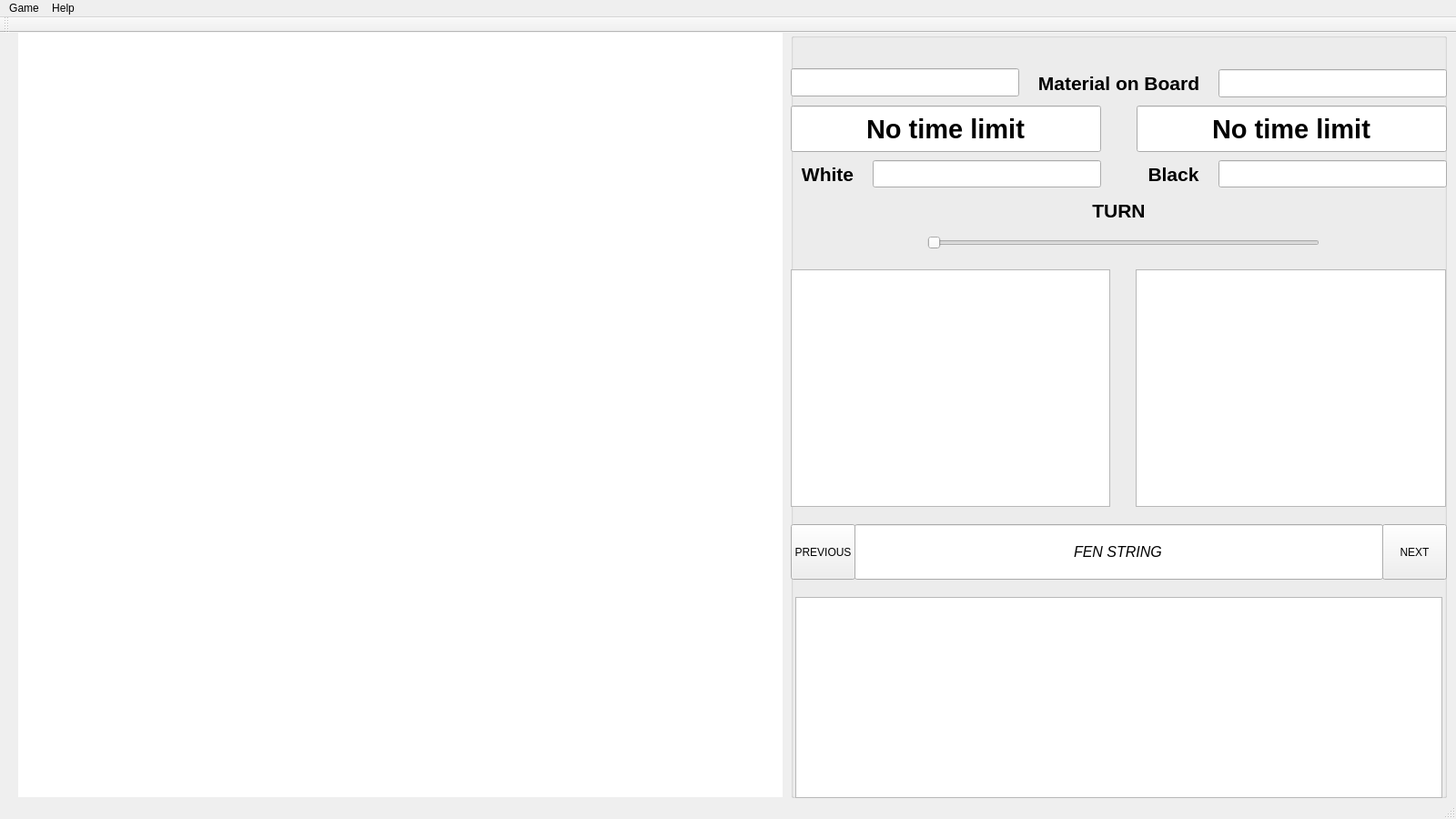
<?xml version="1.0" encoding="UTF-8"?>
<ui version="4.0">
 <class>MainWindow</class>
 <widget class="QMainWindow" name="MainWindow">
  <property name="geometry">
   <rect>
    <x>0</x>
    <y>0</y>
    <width>1600</width>
    <height>900</height>
   </rect>
  </property>
  <property name="sizePolicy">
   <sizepolicy hsizetype="Maximum" vsizetype="Minimum">
    <horstretch>0</horstretch>
    <verstretch>0</verstretch>
   </sizepolicy>
  </property>
  <property name="windowTitle">
   <string>Stocky Chess</string>
  </property>
  <property name="windowIcon">
   <iconset>
    <normaloff>../../../../.designer/backup/resources/chess_board.png</normaloff>../../../../.designer/backup/resources/chess_board.png</iconset>
  </property>
  <widget class="QWidget" name="centralwidget">
   <widget class="QGroupBox" name="controlPanel">
    <property name="geometry">
     <rect>
      <x>869</x>
      <y>0</y>
      <width>721</width>
      <height>841</height>
     </rect>
    </property>
    <property name="title">
     <string/>
    </property>
    <widget class="QLineEdit" name="whiteTime">
     <property name="geometry">
      <rect>
       <x>0</x>
       <y>80</y>
       <width>341</width>
       <height>51</height>
      </rect>
     </property>
     <property name="font">
      <font>
       <pointsize>22</pointsize>
       <bold>true</bold>
      </font>
     </property>
     <property name="text">
      <string>No time limit</string>
     </property>
     <property name="alignment">
      <set>Qt::AlignCenter</set>
     </property>
     <property name="readOnly">
      <bool>true</bool>
     </property>
    </widget>
    <widget class="QLineEdit" name="blackTime">
     <property name="geometry">
      <rect>
       <x>380</x>
       <y>80</y>
       <width>341</width>
       <height>51</height>
      </rect>
     </property>
     <property name="font">
      <font>
       <pointsize>22</pointsize>
       <bold>true</bold>
      </font>
     </property>
     <property name="text">
      <string>No time limit</string>
     </property>
     <property name="alignment">
      <set>Qt::AlignCenter</set>
     </property>
     <property name="readOnly">
      <bool>true</bool>
     </property>
    </widget>
    <widget class="QTextBrowser" name="printConsole">
     <property name="geometry">
      <rect>
       <x>5</x>
       <y>620</y>
       <width>711</width>
       <height>221</height>
      </rect>
     </property>
    </widget>
    <widget class="QLabel" name="blackLabel">
     <property name="geometry">
      <rect>
       <x>380</x>
       <y>140</y>
       <width>81</width>
       <height>31</height>
      </rect>
     </property>
     <property name="font">
      <font>
       <pointsize>16</pointsize>
       <bold>true</bold>
      </font>
     </property>
     <property name="text">
      <string>Black</string>
     </property>
     <property name="alignment">
      <set>Qt::AlignCenter</set>
     </property>
    </widget>
    <widget class="QLabel" name="whiteLabel">
     <property name="geometry">
      <rect>
       <x>0</x>
       <y>140</y>
       <width>81</width>
       <height>31</height>
      </rect>
     </property>
     <property name="font">
      <font>
       <pointsize>16</pointsize>
       <bold>true</bold>
      </font>
     </property>
     <property name="text">
      <string>White</string>
     </property>
     <property name="alignment">
      <set>Qt::AlignCenter</set>
     </property>
    </widget>
    <widget class="QLabel" name="moveLabel">
     <property name="geometry">
      <rect>
       <x>320</x>
       <y>180</y>
       <width>81</width>
       <height>31</height>
      </rect>
     </property>
     <property name="font">
      <font>
       <pointsize>16</pointsize>
       <bold>true</bold>
      </font>
     </property>
     <property name="text">
      <string>TURN</string>
     </property>
     <property name="alignment">
      <set>Qt::AlignCenter</set>
     </property>
    </widget>
    <widget class="QTextBrowser" name="whiteDisplay">
     <property name="geometry">
      <rect>
       <x>0</x>
       <y>260</y>
       <width>351</width>
       <height>261</height>
      </rect>
     </property>
    </widget>
    <widget class="QTextBrowser" name="blackDisplay">
     <property name="geometry">
      <rect>
       <x>379</x>
       <y>260</y>
       <width>341</width>
       <height>261</height>
      </rect>
     </property>
    </widget>
    <widget class="QSlider" name="moveSlider">
     <property name="enabled">
      <bool>false</bool>
     </property>
     <property name="geometry">
      <rect>
       <x>150</x>
       <y>220</y>
       <width>431</width>
       <height>22</height>
      </rect>
     </property>
     <property name="maximum">
      <number>1</number>
     </property>
     <property name="value">
      <number>0</number>
     </property>
     <property name="tracking">
      <bool>true</bool>
     </property>
     <property name="orientation">
      <enum>Qt::Horizontal</enum>
     </property>
    </widget>
    <widget class="QPushButton" name="prevMove">
     <property name="geometry">
      <rect>
       <x>0</x>
       <y>540</y>
       <width>71</width>
       <height>61</height>
      </rect>
     </property>
     <property name="text">
      <string>PREVIOUS</string>
     </property>
    </widget>
    <widget class="QPushButton" name="nextMove">
     <property name="geometry">
      <rect>
       <x>650</x>
       <y>540</y>
       <width>71</width>
       <height>61</height>
      </rect>
     </property>
     <property name="text">
      <string>NEXT</string>
     </property>
    </widget>
    <widget class="QLineEdit" name="FENbar">
     <property name="geometry">
      <rect>
       <x>70</x>
       <y>540</y>
       <width>581</width>
       <height>61</height>
      </rect>
     </property>
     <property name="font">
      <font>
       <pointsize>12</pointsize>
       <italic>true</italic>
       <bold>false</bold>
      </font>
     </property>
     <property name="text">
      <string>FEN STRING</string>
     </property>
     <property name="alignment">
      <set>Qt::AlignCenter</set>
     </property>
     <property name="readOnly">
      <bool>true</bool>
     </property>
    </widget>
    <widget class="QLineEdit" name="whiteType">
     <property name="geometry">
      <rect>
       <x>90</x>
       <y>140</y>
       <width>251</width>
       <height>30</height>
      </rect>
     </property>
     <property name="font">
      <font>
       <pointsize>12</pointsize>
       <italic>true</italic>
       <bold>false</bold>
      </font>
     </property>
     <property name="alignment">
      <set>Qt::AlignCenter</set>
     </property>
    </widget>
    <widget class="QLineEdit" name="blackType">
     <property name="geometry">
      <rect>
       <x>470</x>
       <y>140</y>
       <width>251</width>
       <height>30</height>
      </rect>
     </property>
     <property name="font">
      <font>
       <pointsize>12</pointsize>
       <italic>true</italic>
       <bold>false</bold>
      </font>
     </property>
     <property name="alignment">
      <set>Qt::AlignCenter</set>
     </property>
    </widget>
    <widget class="QLabel" name="materialLabel">
     <property name="geometry">
      <rect>
       <x>260</x>
       <y>40</y>
       <width>201</width>
       <height>31</height>
      </rect>
     </property>
     <property name="font">
      <font>
       <pointsize>16</pointsize>
       <bold>true</bold>
      </font>
     </property>
     <property name="text">
      <string>Material on Board</string>
     </property>
     <property name="alignment">
      <set>Qt::AlignCenter</set>
     </property>
    </widget>
    <widget class="QLineEdit" name="materialWhite">
     <property name="geometry">
      <rect>
       <x>0</x>
       <y>39</y>
       <width>251</width>
       <height>31</height>
      </rect>
     </property>
     <property name="font">
      <font>
       <family>Monospac821 BT</family>
       <pointsize>13</pointsize>
       <italic>false</italic>
       <bold>false</bold>
      </font>
     </property>
     <property name="alignment">
      <set>Qt::AlignLeading|Qt::AlignLeft|Qt::AlignVCenter</set>
     </property>
    </widget>
    <widget class="QLineEdit" name="materialBlack">
     <property name="geometry">
      <rect>
       <x>470</x>
       <y>40</y>
       <width>251</width>
       <height>31</height>
      </rect>
     </property>
     <property name="font">
      <font>
       <family>Monospac821 BT</family>
       <pointsize>13</pointsize>
       <italic>false</italic>
       <bold>false</bold>
      </font>
     </property>
     <property name="alignment">
      <set>Qt::AlignRight|Qt::AlignTrailing|Qt::AlignVCenter</set>
     </property>
    </widget>
   </widget>
   <widget class="QGraphicsView" name="viewport">
    <property name="geometry">
     <rect>
      <x>20</x>
      <y>0</y>
      <width>840</width>
      <height>840</height>
     </rect>
    </property>
    <property name="styleSheet">
     <string notr="true"/>
    </property>
    <property name="frameShape">
     <enum>QFrame::Box</enum>
    </property>
    <property name="frameShadow">
     <enum>QFrame::Plain</enum>
    </property>
    <property name="lineWidth">
     <number>0</number>
    </property>
   </widget>
  </widget>
  <widget class="QStatusBar" name="statusbar"/>
  <widget class="QToolBar" name="toolBar">
   <property name="windowTitle">
    <string>toolBar</string>
   </property>
   <attribute name="toolBarArea">
    <enum>TopToolBarArea</enum>
   </attribute>
   <attribute name="toolBarBreak">
    <bool>false</bool>
   </attribute>
  </widget>
  <widget class="QMenuBar" name="menuBar">
   <property name="geometry">
    <rect>
     <x>0</x>
     <y>0</y>
     <width>1600</width>
     <height>22</height>
    </rect>
   </property>
   <widget class="QMenu" name="menuGame">
    <property name="title">
     <string>Game</string>
    </property>
    <widget class="QMenu" name="menuFlip_Board">
     <property name="title">
      <string>Flip Board</string>
     </property>
     <addaction name="actionWhite_Bottom"/>
     <addaction name="actionBlack_Bottom"/>
    </widget>
    <widget class="QMenu" name="menuWhite_Player">
     <property name="title">
      <string>White Player...</string>
     </property>
     <addaction name="separator"/>
     <addaction name="actionSetWhite_Human"/>
     <addaction name="actionSetWhite_Stockfish"/>
    </widget>
    <widget class="QMenu" name="menuBlack_Player">
     <property name="title">
      <string>Black Player...</string>
     </property>
     <addaction name="actionSetBlack_Human"/>
     <addaction name="actionSetBlack_Stockfish"/>
    </widget>
    <widget class="QMenu" name="menuTime_Control">
     <property name="title">
      <string>Time Control ...</string>
     </property>
     <addaction name="actionSetWhiteTimeControlMode"/>
     <addaction name="actionSetBlackTimeControlMode"/>
    </widget>
    <addaction name="separator"/>
    <addaction name="actionNew_Game"/>
    <addaction name="menuTime_Control"/>
    <addaction name="menuWhite_Player"/>
    <addaction name="menuBlack_Player"/>
    <addaction name="menuFlip_Board"/>
    <addaction name="actionImport_FEN"/>
    <addaction name="actionExport_PGN"/>
   </widget>
   <widget class="QMenu" name="menuHelp">
    <property name="title">
     <string>Help</string>
    </property>
    <addaction name="actionAbout"/>
   </widget>
   <addaction name="menuGame"/>
   <addaction name="menuHelp"/>
  </widget>
  <action name="actionNew_Game">
   <property name="text">
    <string>New Game</string>
   </property>
   <property name="toolTip">
    <string>&lt;html&gt;&lt;head/&gt;&lt;body&gt;&lt;p&gt;This button will start a new game of chess.&lt;/p&gt;&lt;/body&gt;&lt;/html&gt;</string>
   </property>
  </action>
  <action name="actionSet_Difficulty">
   <property name="text">
    <string>Set Difficulty</string>
   </property>
   <property name="toolTip">
    <string>&lt;html&gt;&lt;head/&gt;&lt;body&gt;&lt;p&gt;Use this to select the difficulty level of the CPU.&lt;/p&gt;&lt;/body&gt;&lt;/html&gt;</string>
   </property>
  </action>
  <action name="actionAbout">
   <property name="text">
    <string>About</string>
   </property>
   <property name="toolTip">
    <string>This will display information about the program.</string>
   </property>
  </action>
  <action name="actionBlack">
   <property name="text">
    <string>Black</string>
   </property>
  </action>
  <action name="actionRandom">
   <property name="text">
    <string>Random</string>
   </property>
  </action>
  <action name="actionWhite">
   <property name="text">
    <string>White</string>
   </property>
  </action>
  <action name="actionWhite_Bottom">
   <property name="text">
    <string>White on Bottom</string>
   </property>
  </action>
  <action name="actionBlack_Bottom">
   <property name="text">
    <string>Black on Bottom</string>
   </property>
  </action>
  <action name="actionImport_FEN">
   <property name="text">
    <string>Import FEN</string>
   </property>
  </action>
  <action name="actionExport_PGN">
   <property name="text">
    <string>Export PGN</string>
   </property>
  </action>
  <action name="actionWhite_is">
   <property name="text">
    <string>White is...</string>
   </property>
  </action>
  <action name="actionBlack_is">
   <property name="text">
    <string>Black is...</string>
   </property>
  </action>
  <action name="actionSetWhite_Human">
   <property name="text">
    <string>Is Human</string>
   </property>
  </action>
  <action name="actionSetWhite_Stockfish">
   <property name="text">
    <string>Is Stockfish</string>
   </property>
  </action>
  <action name="actionSetBlack_Human">
   <property name="text">
    <string>Is Human</string>
   </property>
   <property name="toolTip">
    <string>Is Human</string>
   </property>
  </action>
  <action name="actionSetBlack_Stockfish">
   <property name="text">
    <string>Is Stockfish</string>
   </property>
   <property name="toolTip">
    <string>Is Stockfish</string>
   </property>
  </action>
  <action name="actionSetWhiteTimeControlMode">
   <property name="text">
    <string>Set White Time</string>
   </property>
  </action>
  <action name="actionSetBlackTimeControlMode">
   <property name="text">
    <string>Set Black Time</string>
   </property>
  </action>
 </widget>
 <resources/>
 <connections/>
</ui>
